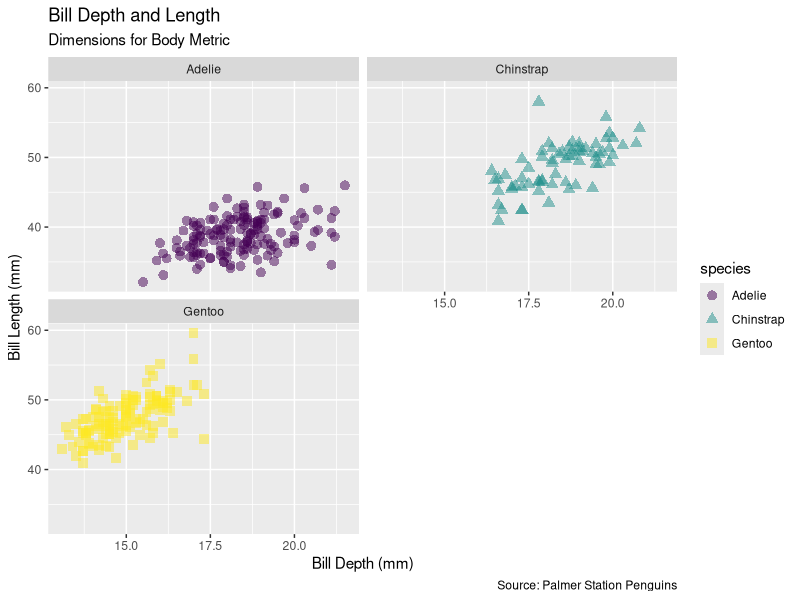

Reproduce this figure in R.
#learn how to use ggplot

#Created by Ray on 20220208
#### Week 3 BIOL551 lab
library(tidyverse)
library(palmerpenguins)
glimpse(penguins)
ggplot(data=penguins,
       mapping = aes(x = bill_depth_mm, #aesthetics is NOT the actual legend
                     y=bill_length_mm, 
                     color=species,
                     shape = species, #adds shape of data points
                     size = body_mass_g,
                     alpha=flipper_length_mm #transparency level based on flipper length
                     )) +
  #below visualizes the points so names different from data frame
  geom_point(size=3, alpha=0.5)+ #enter setting inside brackets 
  labs(title = "Bill Depth and Length",
       subtitle = "Dimensions for Body Metric",
       x = "Bill Depth (mm)", y = "Bill Length (mm)",
       color = "species",
       caption = "Source: Palmer Station Penguins")+
  scale_color_viridis_d()+ #changes for color blindness
  facet_wrap(~species, ncol = 2) #only want the first 2 columns
#facet_grid(species~sex) #faceting bisects species vs sex
#new line from desktop
